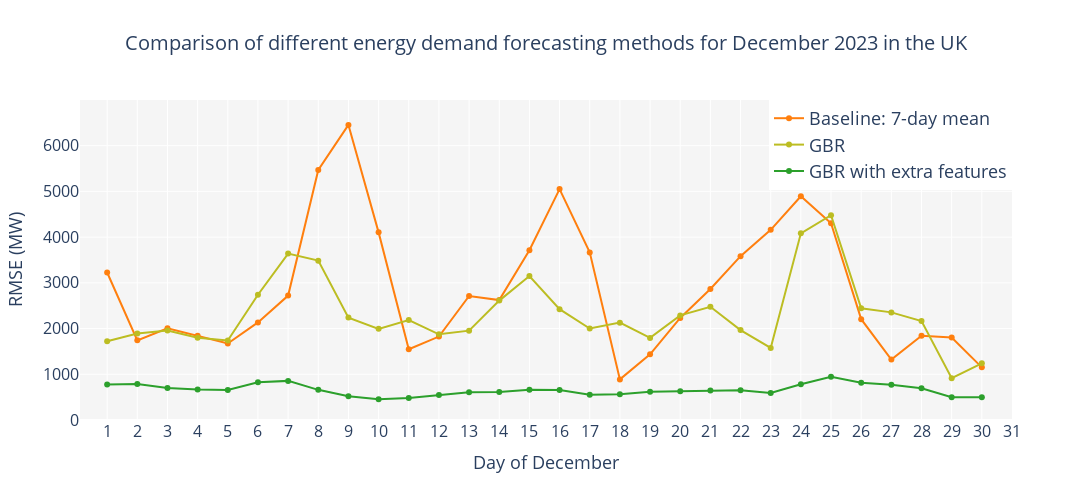

The notebook cell saved with this chart:
### Markdown cell above
## Forecast comparison: RMSE throught the whole month of December 2023

### Code cell
# Make x axis go from 1 to 31 (all December days)
x_days = list(range(1, 32))

# Prepare y values for each model, filling missing days with None for gaps
def fill_rmse_by_day(results_df):
    rmse_by_day = {d.day: v for d, v in zip(results_df["test_start"], results_df["rmse"])}
    return [rmse_by_day.get(day, None) for day in x_days]

y_7d = fill_rmse_by_day(pd.DataFrame(results_baseline))
y_ml_3 = fill_rmse_by_day(pd.DataFrame(results_ml_3))
y_ml_5 = fill_rmse_by_day(pd.DataFrame(results_ml_5))

fig = go.Figure()
fig.add_trace(go.Scatter(
    x=x_days,
    y=y_7d,
    mode='lines+markers',
    name='Baseline: 7-day mean',
    line=dict(color='#ff7f0e')
))
fig.add_trace(go.Scatter(
    x=x_days,
    y=y_ml_3,
    mode='lines+markers',
    name='GBR',
    line=dict(color='#bcbd22')
))
fig.add_trace(go.Scatter(
    x=x_days,
    y=y_ml_5,
    mode='lines+markers',
    name='GBR with extra features',
    line=dict(color='#2ca02c')
))

fig.update_layout(
    title="Comparison of different energy demand forecasting methods for December 2023 in the UK",
    xaxis_title="Day of December",
    yaxis_title="RMSE (MW)",
    plot_bgcolor='whitesmoke',
    legend=dict(
        font=dict(size=18),
        x=1,
        y=1,
        xanchor='right',
        yanchor='top'
    ),
    title_font=dict(size=20),
    title_x=0.5,
    xaxis=dict(
        tickmode='linear',
        tick0=1,
        dtick=1,
        range=[0.1, 31],
        tickfont=dict(size=16),
        title_font=dict(size=18)
    ),
    yaxis=dict(
        range=[0, 6999],
        tickfont=dict(size=16), 
        title_font=dict(size=18)
        ),
    width=1100,
    height=500
)

fig.show()

### Figure 1 — Plotly figure (JSON) as saved in the notebook; plotly's stock layout.template omitted (floating-point values rounded to 4 significant figures)
{"data": [{"line": {"color": "#ff7f0e"}, "mode": "lines+markers", "name": "Baseline: 7-day mean", "type": "scatter", "x": [1, 2, 3, 4, 5, 6, 7, 8, 9, 10, 11, 12, 13, 14, 15, 16, 17, 18, 19, 20, 21, 22, 23, 24, 25, 26, 27, 28, 29, 30, 31], "y": [3226.0, 1742.0, 2005.0, 1844.0, 1674.0, 2134.0, 2721.0, 5469.0, 6454.0, 4104.0, 1547.0, 1825.0, 2713.0, 2623.0, 3713.0, 5050.0, 3666.0, 888.3, 1436.0, 2233.0, 2866.0, 3583.0, 4159.0, 4893.0, 4305.0, 2205.0, 1323.0, 1843.0, 1804.0, 1152.0, null]}, {"line": {"color": "#bcbd22"}, "mode": "lines+markers", "name": "GBR", "type": "scatter", "x": [1, 2, 3, 4, 5, 6, 7, 8, 9, 10, 11, 12, 13, 14, 15, 16, 17, 18, 19, 20, 21, 22, 23, 24, 25, 26, 27, 28, 29, 30, 31], "y": [1723.0, 1891.0, 1956.0, 1799.0, 1740.0, 2740.0, 3640.0, 3485.0, 2239.0, 1993.0, 2186.0, 1875.0, 1954.0, 2611.0, 3148.0, 2424.0, 2001.0, 2130.0, 1796.0, 2288.0, 2477.0, 1966.0, 1576.0, 4084.0, 4480.0, 2442.0, 2354.0, 2164.0, 915.7, 1240.0, null]}, {"line": {"color": "#2ca02c"}, "mode": "lines+markers", "name": "GBR with extra features", "type": "scatter", "x": [1, 2, 3, 4, 5, 6, 7, 8, 9, 10, 11, 12, 13, 14, 15, 16, 17, 18, 19, 20, 21, 22, 23, 24, 25, 26, 27, 28, 29, 30, 31], "y": [778.7, 788.4, 701.5, 668.9, 657.6, 824.3, 855.6, 659.7, 518.3, 451.9, 480.8, 548.2, 605.9, 610.9, 659.0, 658.1, 554.1, 561.2, 620.5, 627.1, 645.0, 651.2, 591.5, 783.7, 944.1, 815.5, 769.2, 696.1, 498.1, 498.8, null]}], "layout": {"height": 500, "legend": {"font": {"size": 18}, "x": 1, "xanchor": "right", "y": 1, "yanchor": "top"}, "plot_bgcolor": "whitesmoke", "title": {"font": {"size": 20}, "text": "Comparison of different energy demand forecasting methods for December 2023 in the UK", "x": 0.5}, "width": 1100, "xaxis": {"dtick": 1, "range": [0.1, 31], "tick0": 1, "tickfont": {"size": 16}, "tickmode": "linear", "title": {"font": {"size": 18}, "text": "Day of December"}}, "yaxis": {"range": [0, 6999], "tickfont": {"size": 16}, "title": {"font": {"size": 18}, "text": "RMSE (MW)"}}}}
